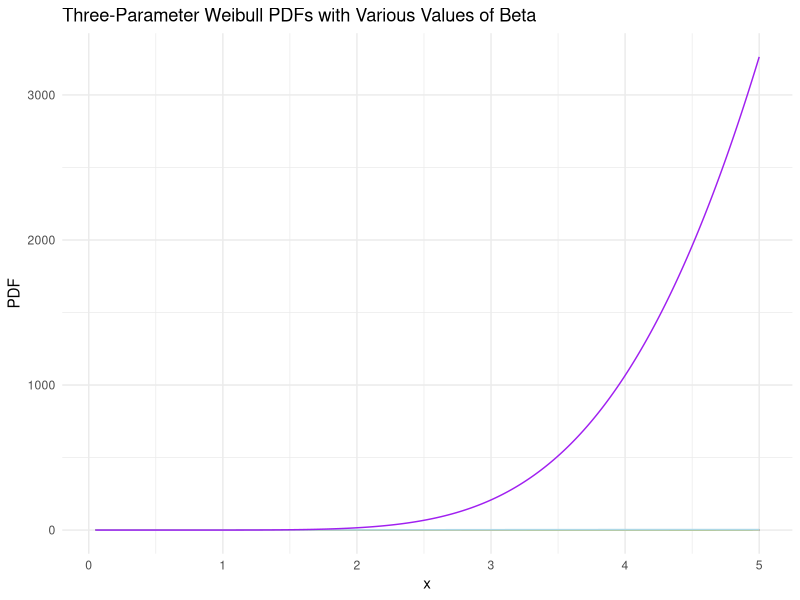

Source code (R):
threeweibullcdf <- function(tvalue, alpha, beta, eta) {
  stopifnot(all(alpha >= 0), all(beta >= 0), all(eta >= 0))
  
  cdf_values <- ifelse(tvalue > alpha, 1 - exp(-((tvalue - alpha) / eta)^beta), 0)
  return(cdf_values)
}

# cdf deneme
result <- threeweibullcdf(1, 0.5,2, 1.5)
print(result)
 
threeweibullpdf <- function(tvalue, alpha,beta, eta) {
  stopifnot(all(alpha >= 0), all(beta >= 0), all(eta >= 0))
  pdf_values <- ifelse(tvalue > alpha, ((beta/eta)*((tvalue-alpha)/eta)^(beta-1)*exp(-((tvalue - alpha) / eta))), 0)
  return(pdf_values)
}


# pdf deneme
result <- threeweibullpdf(1, 0.5, 2,1.5)
print(result)



Likeehoodthreeweibull<-function(tarray,alpha,beta, eta,n){
  stopifnot(alpha >= 0, beta >= 0, eta >= 0,n>0)
  result=1
  for (i in n) {
    result=result *( (beta/eta)*((tarray[i]-alpha)/eta)^(beta-1)*exp(-((tarray[i] - alpha) / eta)) )
  }
  
}

lnlikehoodthreeweibull<-function(tarray,alpha,beta, eta,n){
  stopifnot(alpha >= 0, beta >= 0, eta >= 0,n>0)
  result=0
  for (i in n) {
    result =result + (ln(beta)+ (beta-1)*ln(tarray[i]- alpha) -(beta*ln(eta)) -  ((tarray[i]-alpha)/eta)^(beta))
  }
}

lnlikehoodthreeweibull_l1<-function(tarray,alpha,beta, eta,n){
  stopifnot(alpha >= 0, beta >= 0, eta >= 0,n>0)
  result=0
  for (i in n) {
    result =result + (ln(beta)+ (beta-1)*ln(tarray[i]- alpha) -(beta*ln(eta)) -  ((tarray[i]-alpha)/eta)^(beta))
  }
}

# Define the range of x values
x <- seq(0.05, 5, 0.001)

# Calculate the PDF values for different values of beta
pdf_beta0 <- threeweibullpdf(x, 0, 0.5, 1.5)
pdf_beta1 <- threeweibullpdf(x, 0, 1, 1.5)
pdf_beta2 <- threeweibullpdf(x, 0, 2, 1.5)
pdf_beta3 <- threeweibullpdf(x, 0, 3, 1.5)
pdf_beta4 <- threeweibullpdf(x, 0, 4, 1.5)
pdf_beta9 <- threeweibullpdf(x, 0, 9, 1.5)




library(ggplot2)

# Create a data frame with PDF values for different values of beta
df <- data.frame(
  x = rep(x, 6),
  pdf = c(pdf_beta0, pdf_beta1, pdf_beta2, pdf_beta3,pdf_beta4,pdf_beta9),
  beta = rep(c("beta=0", "beta=1", "beta=2", "beta=3", "beta=4", "beta=9"), each = length(x))
)

# Plot with ggplot2
ggplot(df, aes(x, pdf, color = beta, linetype = beta)) +
  geom_line(size = 0.5) +
  labs(title = "Three-Parameter Weibull PDFs with Various Values of Beta", x = "x", y = "PDF") +
  theme_minimal() +
  scale_color_manual(values = c("blue", "red", "green", "pink","lightblue","purple")) +
  scale_linetype_manual(values = c(1, 1, 1, 1,1,1,1)) +
  theme(legend.position = "topright")